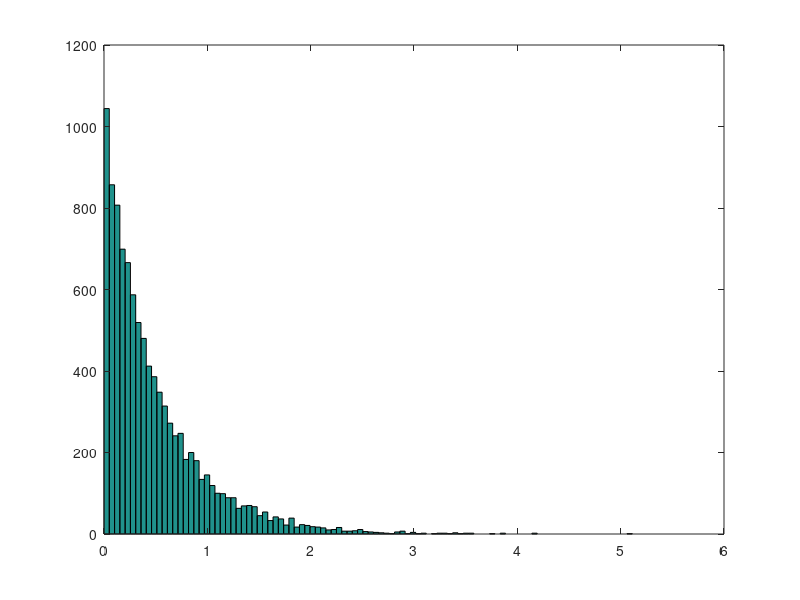

The MATLAB source for this figure:
clc; clear; close all

%X= rand([10000,1]);
%hist(X,100) %numero de subintervalos que va de 0 a  1 (Distribucion uniforme)

X=zeros(10000,1);
for i=1:10000
    
u=rand;
x=(-log(1-u)/2);
X(i)=x;
end

prom5=mean(X)
hist(X,100)
